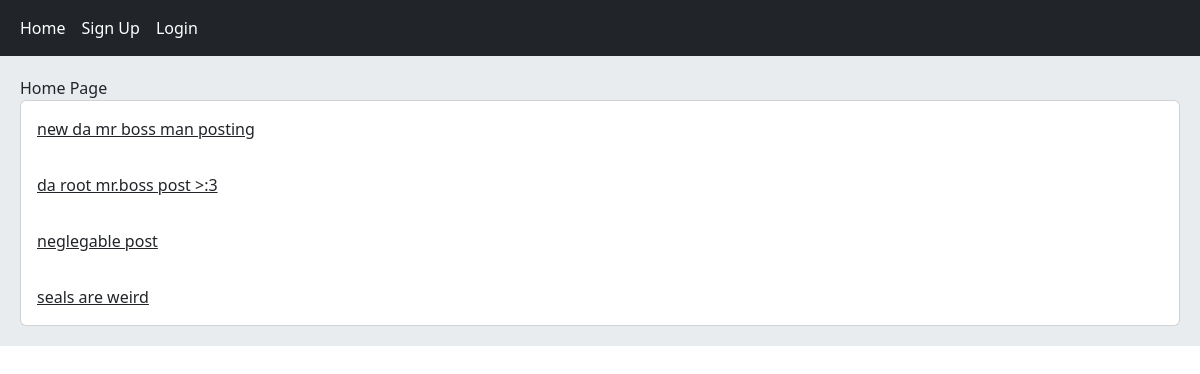
The page / on the database its author committed.
### home/models.py (models this page shows, shortened)
class Post(models.Model):
    user = models.ForeignKey(User, on_delete=models.CASCADE, related_name='posts')
    body = models.TextField()
    slug = models.SlugField()
    created = models.DateTimeField(auto_now_add=True)
    updated = models.DateTimeField(auto_now=True)
    class Meta:
        ordering = ('-created',)
    def get_absolute_url(self):
        return reverse('home:post_detail', args=(self.id, self.slug))

### home/views.py (the view)
# urls.py: path('', views.HomeView.as_view(), name='home'),
class HomeView(View):
    def get(self, request):
        posts = Post.objects.all()
        return render(request, 'home/index.html', {'posts':posts})

### home/templates/home/index.html
{% extends 'base.html' %}
{% block content %}
    Home Page
    <div class="card">
        {% for post in posts %}
            <a href="{{ post.get_absolute_url }}" class="card-body">{{ post.body|truncatewords:8 }}</a>
        {% endfor %}
    </div>
{% endblock %}

### rows shown on the page
Post: body "new da mr boss man posting"
Post: body "da root mr.boss post >:3"
Post: body "neglegable post"
Post: body "seals are weird"
